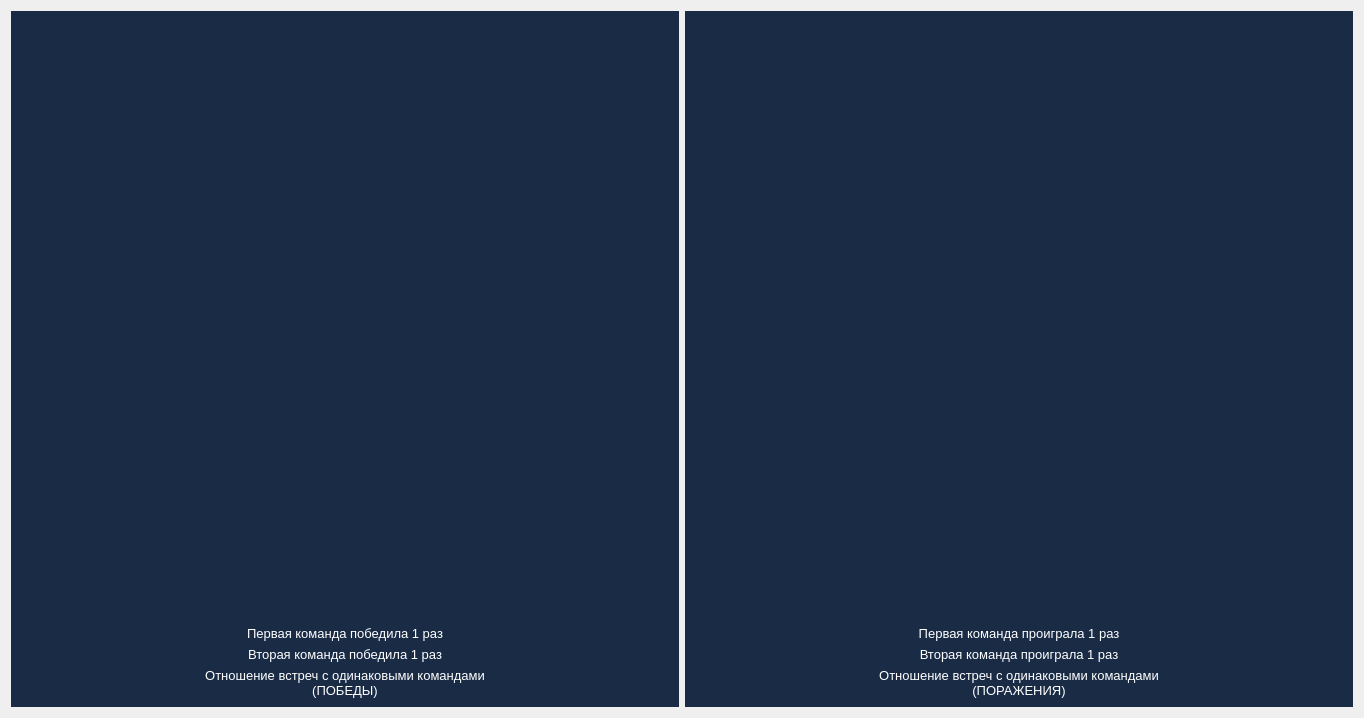
      <widget class="QWidget" name="same_teams_tab">
       <attribute name="title">
        <string>Встреча с одинаковыми командами</string>
       </attribute>
       <layout class="QGridLayout" name="gridLayout_22">
        <item row="0" column="0">
         <widget class="QGroupBox" name="group_box_same_teams">
          <property name="styleSheet">
           <string notr="true">background-color: rgb(25, 43, 69);
border: rgb(25, 43, 69);</string>
          </property>
          <property name="title">
           <string/>
          </property>
          <layout class="QGridLayout" name="gridLayout_23">
           <item row="1" column="0">
            <widget class="QLabel" name="first_team_win">
             <property name="styleSheet">
              <string notr="true">color: rgb(255, 255, 255);</string>
             </property>
             <property name="text">
              <string>&lt;html&gt;&lt;head/&gt;&lt;body&gt;&lt;p align=&quot;center&quot;&gt;&lt;span style=&quot; font-size:10pt;&quot;&gt;Первая команда победила 1 раз&lt;/span&gt;&lt;/p&gt;&lt;/body&gt;&lt;/html&gt;</string>
             </property>
            </widget>
           </item>
           <item row="0" column="0">
            <widget class="QLabel" name="same_team_win_graphics">
             <property name="minimumSize">
              <size>
               <width>650</width>
               <height>600</height>
              </size>
             </property>
             <property name="maximumSize">
              <size>
               <width>650</width>
               <height>600</height>
              </size>
             </property>
             <property name="text">
              <string/>
             </property>
            </widget>
           </item>
           <item row="3" column="0">
            <widget class="QLabel" name="label_same_team_one">
             <property name="styleSheet">
              <string notr="true">color: rgb(255, 255, 255);</string>
             </property>
             <property name="text">
              <string>&lt;html&gt;&lt;head/&gt;&lt;body&gt;&lt;p align=&quot;center&quot;&gt;&lt;span style=&quot; font-size:10pt;&quot;&gt;Отношение встреч с одинаковыми командами &lt;br/&gt;(ПОБЕДЫ)&lt;/span&gt;&lt;/p&gt;&lt;/body&gt;&lt;/html&gt;</string>
             </property>
            </widget>
           </item>
           <item row="2" column="0">
            <widget class="QLabel" name="second_team_win">
             <property name="styleSheet">
              <string notr="true">color: rgb(255, 255, 255);</string>
             </property>
             <property name="text">
              <string>&lt;html&gt;&lt;head/&gt;&lt;body&gt;&lt;p align=&quot;center&quot;&gt;&lt;span style=&quot; font-size:10pt;&quot;&gt;Вторая команда победила 1 раз&lt;/span&gt;&lt;/p&gt;&lt;/body&gt;&lt;/html&gt;</string>
             </property>
            </widget>
           </item>
          </layout>
         </widget>
        </item>
        <item row="0" column="1">
         <widget class="QGroupBox" name="groupBox">
          <property name="minimumSize">
           <size>
            <width>0</width>
            <height>600</height>
           </size>
          </property>
          <property name="maximumSize">
           <size>
            <width>16777215</width>
            <height>16777215</height>
           </size>
          </property>
          <property name="styleSheet">
           <string notr="true">background-color: rgb(25, 43, 69);
border: rgb(25, 43, 69);</string>
          </property>
          <property name="title">
           <string/>
          </property>
          <layout class="QGridLayout" name="gridLayout_24">
           <item row="1" column="0">
            <widget class="QLabel" name="first_team_lose">
             <property name="styleSheet">
              <string notr="true">color: rgb(255, 255, 255);</string>
             </property>
             <property name="text">
              <string>&lt;html&gt;&lt;head/&gt;&lt;body&gt;&lt;p align=&quot;center&quot;&gt;&lt;span style=&quot; font-size:10pt;&quot;&gt;Первая команда проиграла 1 раз&lt;/span&gt;&lt;/p&gt;&lt;/body&gt;&lt;/html&gt;</string>
             </property>
            </widget>
           </item>
           <item row="0" column="0">
            <widget class="QLabel" name="same_team_lose_graphics">
             <property name="minimumSize">
              <size>
               <width>650</width>
               <height>600</height>
              </size>
             </property>
             <property name="maximumSize">
              <size>
               <width>650</width>
               <height>600</height>
              </size>
             </property>
             <property name="text">
              <string/>
             </property>
            </widget>
           </item>
           <item row="3" column="0">
            <widget class="QLabel" name="label_same_team_two">
             <property name="styleSheet">
              <string notr="true">color: rgb(255, 255, 255);</string>
             </property>
             <property name="text">
              <string>&lt;html&gt;&lt;head/&gt;&lt;body&gt;&lt;p align=&quot;center&quot;&gt;&lt;span style=&quot; font-size:10pt;&quot;&gt;Отношение встреч с одинаковыми командами &lt;br/&gt;(ПОРАЖЕНИЯ)&lt;/span&gt;&lt;/p&gt;&lt;/body&gt;&lt;/html&gt;</string>
             </property>
            </widget>
           </item>
           <item row="2" column="0">
            <widget class="QLabel" name="second_team_lose">
             <property name="styleSheet">
              <string notr="true">color: rgb(255, 255, 255);</string>
             </property>
             <property name="text">
              <string>&lt;html&gt;&lt;head/&gt;&lt;body&gt;&lt;p align=&quot;center&quot;&gt;&lt;span style=&quot; font-size:10pt;&quot;&gt;Вторая команда проиграла 1 раз&lt;/span&gt;&lt;/p&gt;&lt;/body&gt;&lt;/html&gt;</string>
             </property>
            </widget>
           </item>
          </layout>
         </widget>
        </item>
       </layout>
      </widget>
